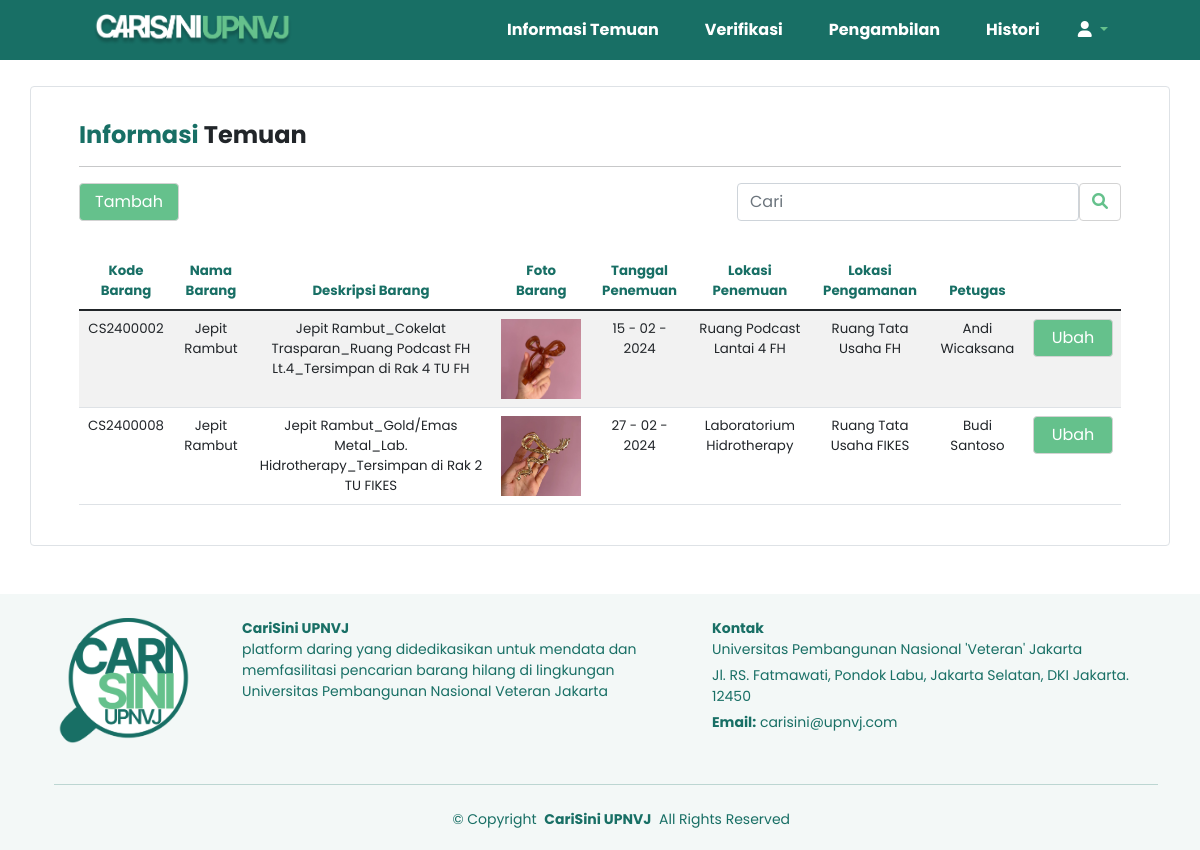
The page /temuan_admin.php?cari=Jepit Rambut on the database as committed earlier.
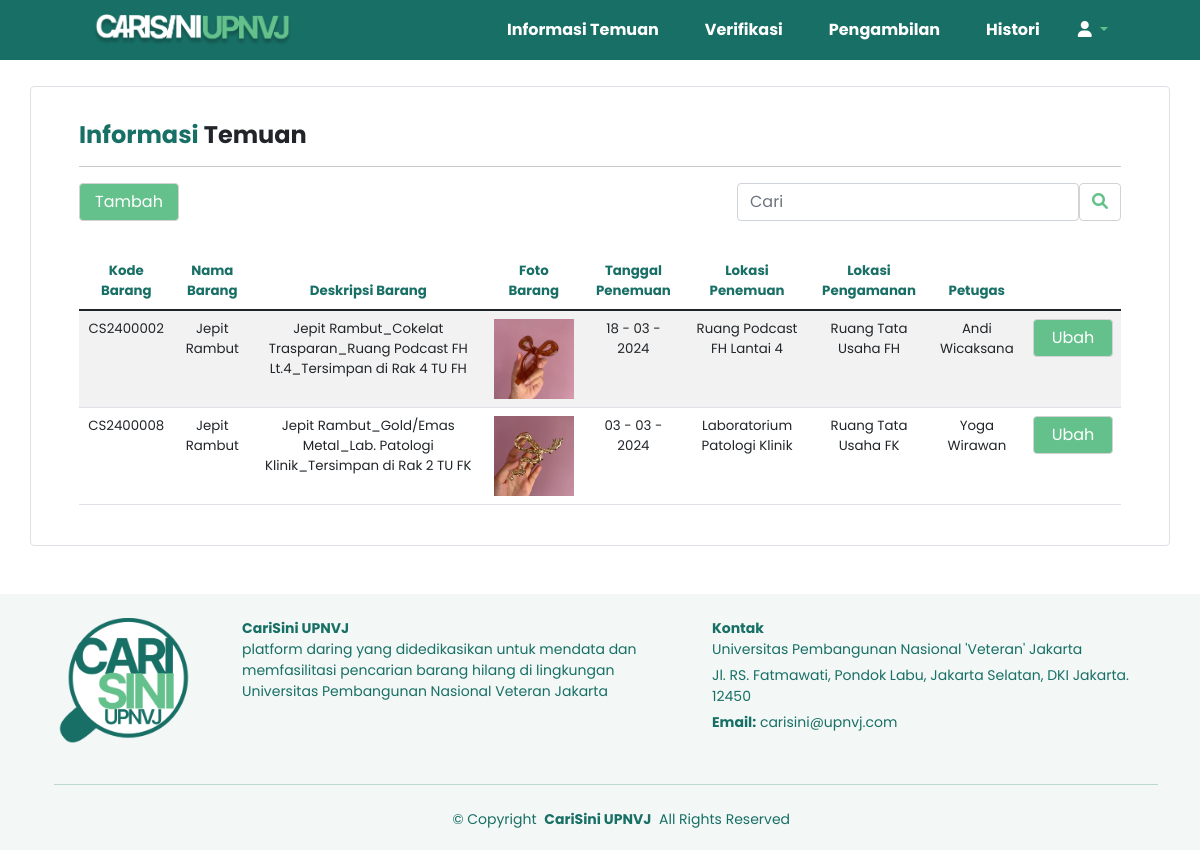
The same page on the database as committed later.
### tables this page shows
CREATE TABLE `temuan` (
  `kd_brg` varchar(9) NOT NULL,
  `nm_brg` varchar(150) NOT NULL,
  `spek_brg` varchar(250) NOT NULL,
  `tgl_temu` date NOT NULL,
  `lok_temu` varchar(100) NOT NULL,
  `foto_brg` blob NOT NULL,
  `lok_aman` varchar(100) NOT NULL,
  `petugas` varchar(150) NOT NULL,
  `status` varchar(50) DEFAULT 'Belum Terverifikasi'
);

### temuan_admin.php (the view, shortened to what this page needs)
<!DOCTYPE html>
<html lang="en">
<head>
    <link href="https://cdn.jsdelivr.net/npm/bootstrap@5.1.3/dist/css/bootstrap.min.css" rel="stylesheet">
    <link rel="stylesheet" href="https://cdnjs.cloudflare.com/ajax/libs/font-awesome/6.0.0-beta3/css/all.min.css">
    <link rel="stylesheet" href="style.css">
</head>
<body>
<?php
include "navbar_admin.php"
?>
    <div class="flex-container">
        <div class="container mt-3 border rounded bg-white py-4 px-5 mb-5">
            <header class="header-title mb-2">
                <h1 class="title"><span style="color:#186F65">Informasi </span><span>Temuan</span></h1>
                <hr>
            </header>
            <section>
                <div class="d-flex flex-wrap justify-content-between align-items-center">
                    <div class="mb-2">
                        <a href="tambah_barang.php" class="btn" style="width: 100px; background-color: #65C18C; color: white;"
                           onmouseenter="this.style.backgroundColor='#186F65'"
                           onmouseout="this.style.backgroundColor='#65C18C'">Tambah</a>
                    </div>
                    <div class="mb-2">
                        <form class="form-inline d-flex">
                            <input class="form-control mr-2" type="text" name="cari" placeholder="Cari" aria-label="cari">
                            <button class="btn btn-outline-secondary" type="submit"><i class="fa-solid fa-magnifying-glass"></i></button>
                        </form>
                    </div>
                </div>
                <?php
                include("koneksi.php");
                if (isset($_GET['cari'])) {
                    $cari = $_GET['cari'];
                    $query = "SELECT * FROM temuan WHERE nm_brg LIKE '%$cari%' AND status IN ('Belum Terverifikasi', 'Tertolak')";
                } else {
                    $query = "SELECT * FROM temuan WHERE status IN ('Belum Terverifikasi', 'Tertolak') ORDER BY kd_brg DESC";
                }
                $result = mysqli_query($koneksi, $query);
                if (mysqli_num_rows($result) > 0) {
                    echo '<div class="table-responsive">';
                    echo '<table class="table table-striped mt-4">';
                    echo '<thead class="kolom">';
                    echo '<tr>';
                    echo '<th scope="col">Kode Barang</th>';
                    echo '<th scope="col">Nama Barang</th>';
                    echo '<th scope="col">Deskripsi Barang</th>';
                    echo '<th scope="col">Foto Barang</th>';
                    echo '<th scope="col">Tanggal Penemuan</th>';
                    echo '<th scope="col">Lokasi Penemuan</th>';
                    echo '<th scope="col">Lokasi Pengamanan</th>';
                    echo '<th scope="col">Petugas</th>';
                    echo '</tr>';
                    echo '</thead>';
                    echo '<tbody>';
                    while($data = mysqli_fetch_assoc($result)) {
                        $raw_date = strtotime($data["tgl_temu"]);
                        $date = date("d - m - Y", $raw_date);
                        echo "<tr class='isi'>";
                        echo "<td>$data[kd_brg]</td>";
                        echo "<td>$data[nm_brg]</td>";
                        echo "<td>$data[spek_brg]</td>";
                        echo "<td><img src='foto/" . $data['foto_brg'] . "' alt='image' style='width:80px;'></td>";
                        echo "<td>$date</td>";
                        echo "<td>$data[lok_temu]</td>";
                        echo "<td>$data[lok_aman]</td>";
                        echo "<td>$data[petugas]</td>";
                        echo "<td class='text-center'>";
                        echo '<a href="ubah_barang.php?kode='. $data['kd_brg'].'" class="btn btn-ubah">Ubah</a>';
                        echo "</td>";
                        echo "</tr>";
                    }
                    echo '</tbody>';
                    echo '</table>';
                    echo '</div>';
                } else {
                    echo "<div class=\"alert alert-danger my-3\">Barang Tidak Ditemukan</div>";
                }
                ?>
            </section>
        </div>
    </div>
    <?php
    include "footer.php"
    ?>
</body>
</html>

### navbar_admin.php (shortened to what this page needs)
<!DOCTYPE html>
<html lang="en">
<head>
    <link href="https://cdn.jsdelivr.net/npm/bootstrap@5.1.3/dist/css/bootstrap.min.css" rel="stylesheet">
    <link rel="stylesheet" href="https://cdnjs.cloudflare.com/ajax/libs/font-awesome/6.0.0-beta3/css/all.min.css">
    <link rel="stylesheet" href="style.css">
</head>
<body>
<nav class="navbar navbar-expand-lg">
        <div class="container">
            <img src='logo\logo-title.png' style="width:200px";>
            <div class="navbar-collapse ms-auto">
                <ul class="navbar-nav mb-2 mb-lg-0">
                    <li class="nav-item">
                        <a class="nav-link" href="./temuan_admin.php">Informasi Temuan</a>
                    </li>
                    <li class="nav-item">
                        <a class="nav-link" href="./verifikasi.php">Verifikasi</a>
                    </li>
                    <li class="nav-item">
                        <a class="nav-link" href="./pengambilan.php">Pengambilan</a>
                    </li>
                    <li class="nav-item">
                        <a class="nav-link" href="./all_histori.php">Histori</a>
                    </li>
                </ul>
                <div class="dropdown">
                    <button class="btn dropdown-toggle" type="button" id="dropdownMenuButton" data-bs-toggle="dropdown" aria-expanded="false">
                        <i class="fas fa-user" style="color: #ffffff;"></i>
                    </button>
                </div>
            </div>
        </div>
    </nav>
</body>
</html>

### footer.php (shortened to what this page needs)
<!DOCTYPE html>
<html lang="en">
<head>
    <link href="https://cdn.jsdelivr.net/npm/bootstrap@5.1.3/dist/css/bootstrap.min.css" rel="stylesheet">
    <link rel="stylesheet" href="https://cdnjs.cloudflare.com/ajax/libs/font-awesome/6.0.0-beta3/css/all.min.css">
    <link rel="stylesheet" href="style.css">
</head>
<body>
<footer id="footer" class="footer">
        <div class="container footer-top">
        <div class="row gy-2">
            <div class="col-lg-2 col-md-3 footer-about">
                <span><img src="logo/logo-tab.png" style="width: 140px"></span>
            </div>
            <div class="col-lg-5 col-md-3 footer-links">
            <p><strong>CariSini UPNVJ</strong> <br> platform daring yang didedikasikan untuk mendata dan
            memfasilitasi pencarian barang hilang di lingkungan Universitas Pembangunan
            Nasional Veteran Jakarta</p>
            </div>
            <div class="col-lg-5 col-md-3 footer-links">
            <div class="footer-contact">
                <p><strong>Kontak</strong> <br> Universitas Pembangunan Nasional 'Veteran' Jakarta</p>
                <p>Jl. RS. Fatmawati, Pondok Labu, Jakarta Selatan, DKI Jakarta. 12450</p>
                <p><strong>Email:</strong> <span>carisini@upnvj.com</span></p>
            </div>
            </div>
        </div>
        <hr>
        <div class="container footer-bottom">
            <div class="container copyright mt-4">
                <p>© <span>Copyright</span> <strong class="px-1 sitename">CariSini UPNVJ</strong> <span>All Rights Reserved</span></p>
            </div>
        </div>
    </footer>
</body>
</html>

### style.css (style rules this page uses)
* { margin: 0px; padding: 0px; box-sizing: border-box; outline: none; border: none; text-decoration: none; }
html { height: 100%; }
body { display: flex; height: 100%; flex-direction: column; font-family: 'Poppins'; }
.flex-container { flex: 1; display: flex; flex-direction: column; margin-top: 70px; }
.navbar { display: flex; font-size: medium; background-color: #186F65; align-items: center; position: fixed; padding: 10px 80px; top: 0; left: 0; right: 0; z-index: 9999; text-decoration: none; }
.navbar .navbar-nav { font-weight: bold; list-style-type: none; margin: 0; padding: 0; overflow: hidden; margin-left: auto; }
.navbar .nav-item { font-weight: bold; float: left; padding-right: 30px; }
.navbar .nav-link { font-weight: bold; color: white; text-decoration: none; }
.dropdown button { border: none; background: transparent; padding: 0; }
.title { font-size: x-large; font-weight: bold; margin-top: 10px; }
.kolom { color: #186F65; font-size: smaller; text-align: center; }
.isi { font-size: smaller; text-align: center; }
.btn { color: #65C18C; border-color: lightgray; }
.btn-ubah { width: 80px; background-color: #65C18C; color: white; }
.footer { font-size: 14px; padding-bottom: 20px; position: relative; color:#186F65; background-color: #F3F8F7; }
.footer .footer-top { padding-left: 2%; padding-top: 2%; }
.footer .footer-links { margin-bottom: 30px; }
.footer .footer-contact p { margin-bottom: 5px; }
.footer .footer-bottom { padding-left: 35%; }
.footer .copyright p { margin-bottom: 0; }

Rows that differ between the two databases and show on the page:
changed temuan "CS2400002": tgl_temu "15 - 02 - 2024" → "18 - 03 - 2024"; lok_temu "Ruang Podcast Lantai 4 FH" → "Ruang Podcast FH Lantai 4"
changed temuan "CS2400008": spek_brg "Jepit Rambut_Gold/Emas Metal_Lab. Hidrotherapy_Tersimpan di Rak 2 TU FIKES" → "Jepit Rambut_Gold/Emas Metal_Lab. Patologi Klinik_Tersimpan di Rak 2 TU FK"; tgl_temu "27 - 02 - 2024" → "03 - 03 - 2024"; lok_temu "Laboratorium Hidrotherapy" → "Laboratorium Patologi Klinik"; lok_aman "Ruang Tata Usaha FIKES" → "Ruang Tata Usaha FK"; petugas "Budi Santoso" → "Yoga Wirawan"
